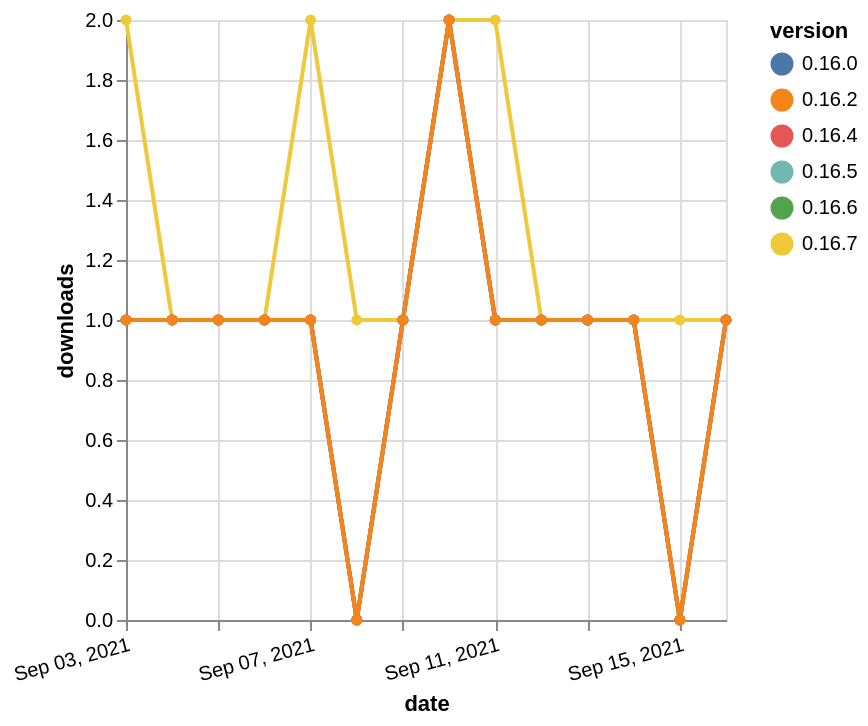

Source (Vega-Lite JSON):
### Vega-Lite specification from a JSON file in a GitHub repository (floating-point values rounded to 4 significant figures)
{"$schema": "https://vega.github.io/schema/vega-lite/v5.json", "description": "A simple bar chart with embedded data.", "data": {"values": [{"date": "2021-09-03", "total": 298, "delta": 2, "version": "0.16.7"}, {"date": "2021-09-04", "total": 299, "delta": 1, "version": "0.16.7"}, {"date": "2021-09-05", "total": 300, "delta": 1, "version": "0.16.7"}, {"date": "2021-09-06", "total": 301, "delta": 1, "version": "0.16.7"}, {"date": "2021-09-07", "total": 303, "delta": 2, "version": "0.16.7"}, {"date": "2021-09-08", "total": 304, "delta": 1, "version": "0.16.7"}, {"date": "2021-09-09", "total": 305, "delta": 1, "version": "0.16.7"}, {"date": "2021-09-10", "total": 307, "delta": 2, "version": "0.16.7"}, {"date": "2021-09-11", "total": 309, "delta": 2, "version": "0.16.7"}, {"date": "2021-09-12", "total": 310, "delta": 1, "version": "0.16.7"}, {"date": "2021-09-13", "total": 311, "delta": 1, "version": "0.16.7"}, {"date": "2021-09-14", "total": 312, "delta": 1, "version": "0.16.7"}, {"date": "2021-09-15", "total": 313, "delta": 1, "version": "0.16.7"}, {"date": "2021-09-16", "total": 314, "delta": 1, "version": "0.16.7"}, {"date": "2021-09-03", "total": 168, "delta": 1, "version": "0.16.0"}, {"date": "2021-09-04", "total": 169, "delta": 1, "version": "0.16.0"}, {"date": "2021-09-05", "total": 170, "delta": 1, "version": "0.16.0"}, {"date": "2021-09-06", "total": 171, "delta": 1, "version": "0.16.0"}, {"date": "2021-09-07", "total": 172, "delta": 1, "version": "0.16.0"}, {"date": "2021-09-08", "total": 172, "delta": 0, "version": "0.16.0"}, {"date": "2021-09-09", "total": 173, "delta": 1, "version": "0.16.0"}, {"date": "2021-09-10", "total": 175, "delta": 2, "version": "0.16.0"}, {"date": "2021-09-11", "total": 176, "delta": 1, "version": "0.16.0"}, {"date": "2021-09-12", "total": 177, "delta": 1, "version": "0.16.0"}, {"date": "2021-09-13", "total": 178, "delta": 1, "version": "0.16.0"}, {"date": "2021-09-14", "total": 179, "delta": 1, "version": "0.16.0"}, {"date": "2021-09-15", "total": 179, "delta": 0, "version": "0.16.0"}, {"date": "2021-09-16", "total": 180, "delta": 1, "version": "0.16.0"}, {"date": "2021-09-03", "total": 196, "delta": 1, "version": "0.16.6"}, {"date": "2021-09-04", "total": 197, "delta": 1, "version": "0.16.6"}, {"date": "2021-09-05", "total": 198, "delta": 1, "version": "0.16.6"}, {"date": "2021-09-06", "total": 199, "delta": 1, "version": "0.16.6"}, {"date": "2021-09-07", "total": 200, "delta": 1, "version": "0.16.6"}, {"date": "2021-09-08", "total": 200, "delta": 0, "version": "0.16.6"}, {"date": "2021-09-09", "total": 201, "delta": 1, "version": "0.16.6"}, {"date": "2021-09-10", "total": 203, "delta": 2, "version": "0.16.6"}, {"date": "2021-09-11", "total": 204, "delta": 1, "version": "0.16.6"}, {"date": "2021-09-12", "total": 205, "delta": 1, "version": "0.16.6"}, {"date": "2021-09-13", "total": 206, "delta": 1, "version": "0.16.6"}, {"date": "2021-09-14", "total": 207, "delta": 1, "version": "0.16.6"}, {"date": "2021-09-15", "total": 207, "delta": 0, "version": "0.16.6"}, {"date": "2021-09-16", "total": 208, "delta": 1, "version": "0.16.6"}, {"date": "2021-09-03", "total": 156, "delta": 1, "version": "0.16.5"}, {"date": "2021-09-04", "total": 157, "delta": 1, "version": "0.16.5"}, {"date": "2021-09-05", "total": 158, "delta": 1, "version": "0.16.5"}, {"date": "2021-09-06", "total": 159, "delta": 1, "version": "0.16.5"}, {"date": "2021-09-07", "total": 160, "delta": 1, "version": "0.16.5"}, {"date": "2021-09-08", "total": 160, "delta": 0, "version": "0.16.5"}, {"date": "2021-09-09", "total": 161, "delta": 1, "version": "0.16.5"}, {"date": "2021-09-10", "total": 163, "delta": 2, "version": "0.16.5"}, {"date": "2021-09-11", "total": 164, "delta": 1, "version": "0.16.5"}, {"date": "2021-09-12", "total": 165, "delta": 1, "version": "0.16.5"}, {"date": "2021-09-13", "total": 166, "delta": 1, "version": "0.16.5"}, {"date": "2021-09-14", "total": 167, "delta": 1, "version": "0.16.5"}, {"date": "2021-09-15", "total": 167, "delta": 0, "version": "0.16.5"}, {"date": "2021-09-16", "total": 168, "delta": 1, "version": "0.16.5"}, {"date": "2021-09-03", "total": 164, "delta": 1, "version": "0.16.4"}, {"date": "2021-09-04", "total": 165, "delta": 1, "version": "0.16.4"}, {"date": "2021-09-05", "total": 166, "delta": 1, "version": "0.16.4"}, {"date": "2021-09-06", "total": 167, "delta": 1, "version": "0.16.4"}, {"date": "2021-09-07", "total": 168, "delta": 1, "version": "0.16.4"}, {"date": "2021-09-08", "total": 168, "delta": 0, "version": "0.16.4"}, {"date": "2021-09-09", "total": 169, "delta": 1, "version": "0.16.4"}, {"date": "2021-09-10", "total": 171, "delta": 2, "version": "0.16.4"}, {"date": "2021-09-11", "total": 172, "delta": 1, "version": "0.16.4"}, {"date": "2021-09-12", "total": 173, "delta": 1, "version": "0.16.4"}, {"date": "2021-09-13", "total": 174, "delta": 1, "version": "0.16.4"}, {"date": "2021-09-14", "total": 175, "delta": 1, "version": "0.16.4"}, {"date": "2021-09-15", "total": 175, "delta": 0, "version": "0.16.4"}, {"date": "2021-09-16", "total": 176, "delta": 1, "version": "0.16.4"}, {"date": "2021-09-03", "total": 164, "delta": 1, "version": "0.16.2"}, {"date": "2021-09-04", "total": 165, "delta": 1, "version": "0.16.2"}, {"date": "2021-09-05", "total": 166, "delta": 1, "version": "0.16.2"}, {"date": "2021-09-06", "total": 167, "delta": 1, "version": "0.16.2"}, {"date": "2021-09-07", "total": 168, "delta": 1, "version": "0.16.2"}, {"date": "2021-09-08", "total": 168, "delta": 0, "version": "0.16.2"}, {"date": "2021-09-09", "total": 169, "delta": 1, "version": "0.16.2"}, {"date": "2021-09-10", "total": 171, "delta": 2, "version": "0.16.2"}, {"date": "2021-09-11", "total": 172, "delta": 1, "version": "0.16.2"}, {"date": "2021-09-12", "total": 173, "delta": 1, "version": "0.16.2"}, {"date": "2021-09-13", "total": 174, "delta": 1, "version": "0.16.2"}, {"date": "2021-09-14", "total": 175, "delta": 1, "version": "0.16.2"}, {"date": "2021-09-15", "total": 175, "delta": 0, "version": "0.16.2"}, {"date": "2021-09-16", "total": 176, "delta": 1, "version": "0.16.2"}]}, "width": "container", "mark": {"type": "line", "point": {"filled": true}}, "encoding": {"x": {"field": "date", "type": "temporal", "timeUnit": "yearmonthdate", "title": "date", "axis": {"labelAngle": -15}}, "y": {"field": "delta", "type": "quantitative", "title": "downloads"}, "color": {"field": "version", "type": "nominal"}, "tooltip": {"field": "delta"}}}
